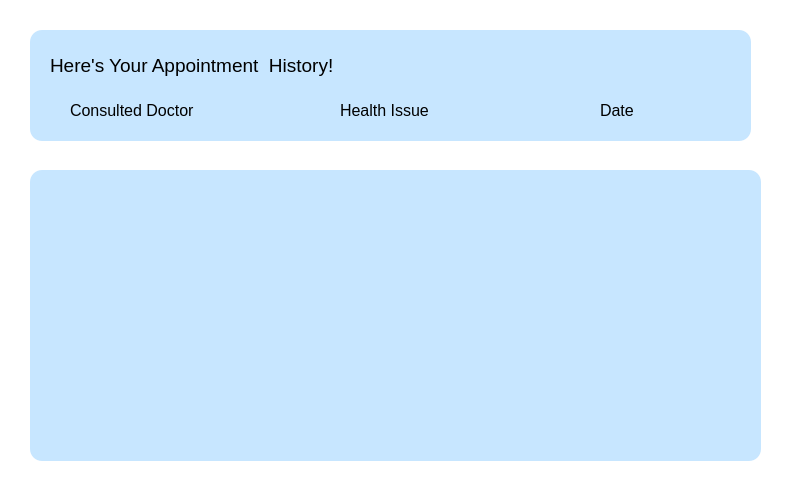
<?xml version="1.0" encoding="UTF-8"?>
<ui version="4.0">
 <class>PatientHistory</class>
 <widget class="QWidget" name="PatientHistory">
  <property name="geometry">
   <rect>
    <x>0</x>
    <y>0</y>
    <width>788</width>
    <height>499</height>
   </rect>
  </property>
  <property name="windowTitle">
   <string>Form</string>
  </property>
  <property name="styleSheet">
   <string notr="true">background-color:rgb(255,255,255);
border-radius:12px;</string>
  </property>
  <widget class="QWidget" name="widget_2" native="true">
   <property name="geometry">
    <rect>
     <x>30</x>
     <y>30</y>
     <width>721</width>
     <height>111</height>
    </rect>
   </property>
   <property name="styleSheet">
    <string notr="true">background-color:rgb(199,230,255);
border-radius:12px;</string>
   </property>
   <widget class="QLabel" name="label">
    <property name="geometry">
     <rect>
      <x>20</x>
      <y>20</y>
      <width>361</width>
      <height>31</height>
     </rect>
    </property>
    <property name="font">
     <font>
      <pointsize>14</pointsize>
     </font>
    </property>
    <property name="text">
     <string>Here's Your Appointment  History!</string>
    </property>
   </widget>
   <widget class="QLabel" name="label_2">
    <property name="geometry">
     <rect>
      <x>40</x>
      <y>70</y>
      <width>161</width>
      <height>20</height>
     </rect>
    </property>
    <property name="font">
     <font>
      <pointsize>12</pointsize>
     </font>
    </property>
    <property name="text">
     <string>Consulted Doctor</string>
    </property>
   </widget>
   <widget class="QLabel" name="label_3">
    <property name="geometry">
     <rect>
      <x>310</x>
      <y>70</y>
      <width>111</width>
      <height>20</height>
     </rect>
    </property>
    <property name="font">
     <font>
      <pointsize>12</pointsize>
     </font>
    </property>
    <property name="text">
     <string>Health Issue</string>
    </property>
   </widget>
   <widget class="QLabel" name="label_4">
    <property name="geometry">
     <rect>
      <x>570</x>
      <y>70</y>
      <width>63</width>
      <height>20</height>
     </rect>
    </property>
    <property name="font">
     <font>
      <pointsize>12</pointsize>
     </font>
    </property>
    <property name="text">
     <string>Date</string>
    </property>
   </widget>
  </widget>
  <widget class="QTableWidget" name="historyTable">
   <property name="geometry">
    <rect>
     <x>30</x>
     <y>170</y>
     <width>731</width>
     <height>291</height>
    </rect>
   </property>
   <property name="styleSheet">
    <string notr="true">background-color:rgb(199,230,255);
border-radius:12px;</string>
   </property>
  </widget>
 </widget>
 <resources/>
 <connections/>
</ui>
